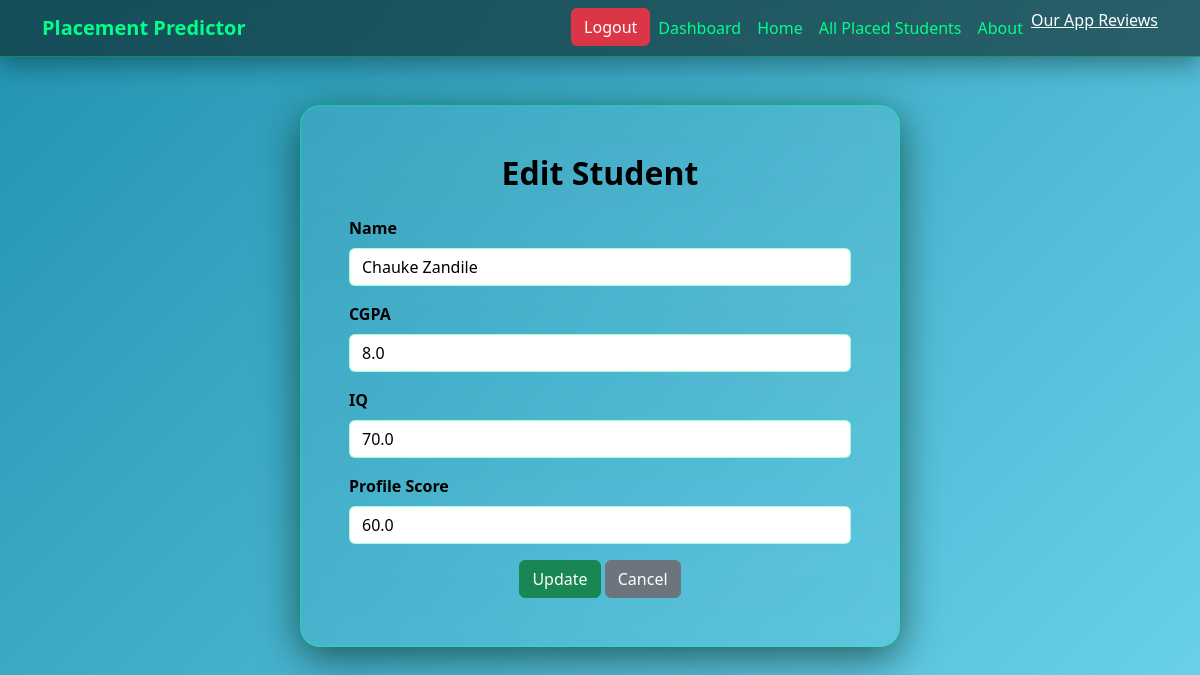
/edit_student/29 (signed in), run on the app's committed database.
### tables this page shows
CREATE TABLE placed_students(
        Id INTEGER PRIMARY KEY AUTOINCREMENT,
        User_id INTEGER,
        Student_name TEXT NOT NULL,
        CGPA REAL,
        IQ_level REAL,
        Profile_score REAL,
        FOREIGN KEY(User_id) REFERENCES users(id)
    );

### app.py (the view, shortened to what this page needs)
@app.route("/edit_student/<int:student_id>", methods=["GET", "POST"])
@login_required
def edit_student(student_id):
    conn = get_db_connection()
    student = conn.execute(
        "SELECT * FROM placed_students WHERE Id=? AND User_id=?",
        (student_id, session["user_id"])
    ).fetchone()
    if not student:
        conn.close()
        flash("Student not found or you do not have permission.", "danger")
        return redirect(url_for("my_placed_students"))
    conn.close()
    return render_template("edit_student.html", student=student)

### app.py (called while the page is built)
def get_db_connection():
    conn=sqlite3.connect(DATABASE)
    conn.row_factory=sqlite3.Row
    return conn

def login_required(f):
    @wraps(f)
    def wrapper(*args,**kwargs):
        if "user_id" not in session:
            flash("Please log in to continue.","warning")
            return redirect(url_for("login"))
        return f(*args,**kwargs)
    return wrapper

@app.before_request
def save_last_page():
    if request.endpoint not in ("login", "logout", "register", "static", "home"):
        session["prev_page"] = request.path

@app.context_processor
def inject_user_role():
    return dict(is_admin=session.get("is_admin"))

### templates/edit_student.html
{% extends "base.html" %}
{% block content %}
<div class="glass p-4 p-md-5 mx-auto" style="max-width: 600px;">
  <h2 class="text-center mb-4" style="color: black "><strong>Edit Student</strong></h2>
  <form method="post">
    <div class="mb-3">
      <label class="form-label" style="color:black"><strong>Name</strong></label>
      <input type="text" class="form-control" name="student_name" value="{{ student['Student_name'] }}" required>
    </div>
    <div class="mb-3">
      <label class="form-label" style="color:black"><strong>CGPA</strong></label>
      <input type="number" step="0.01" class="form-control" name="cgpa" value="{{ student['CGPA'] }}">
    </div>
    <div class="mb-3">
      <label class="form-label" style="color:black"><strong>IQ</strong></label>
      <input type="number" step="1" class="form-control" name="iq" value="{{ student['IQ_level'] }}">
    </div>
    <div class="mb-3">
      <label class="form-label" style="color:black"><strong>Profile Score</strong></label>
      <input type="number" step="1" class="form-control" name="profile_score" value="{{ student['Profile_score'] }}">
    </div>
    <div class="text-center">
      <button type="submit" class="btn btn-success">Update</button>
      <a href="{{ url_for('my_placed_students') }}" class="btn btn-secondary">Cancel</a>
    </div>
  </form>
</div>
{% endblock %}

### templates/base.html (style rules this page uses)
:root { --neo: #00ff88; --neo-soft: rgba(0,255,136,.15); --bg1:#070b0a; --bg2:#0e1a17; --warn:#ffd54a; --err:#ff4d4d; --ok:#34ff8a; }
html,body { height:100% }
body { background: linear-gradient(135deg, #2193b0 0%, #6dd5ed 100%) !important; min-height: 100vh; margin: 0; padding: 0; font-family: 'Segoe UI', Arial, sans-serif; }
.glass { background: linear-gradient(180deg, rgba(255,255,255,.05), rgba(255,255,255,.02)); border: 1px solid rgba(0,255,136,.35); box-shadow: 0 0 0 1px rgba(0,255,136,.08) inset, 0 10px 40px rgba(0,0,0,.55), 0 0 30px rgba(0,255,136,.15); backdrop-filter: blur(12px); border-radius: 20px; color: var(--neo); }
.form-control { background: #ffffff; border: 1px solid rgba(0,255,136,.35); color: #000; }
.form-control::placeholder { color: #666; }

### data on the page
placed_students: student_name "Chauke Zandile", cgpa "8.0", iq "70.0", profile_score "60.0"
